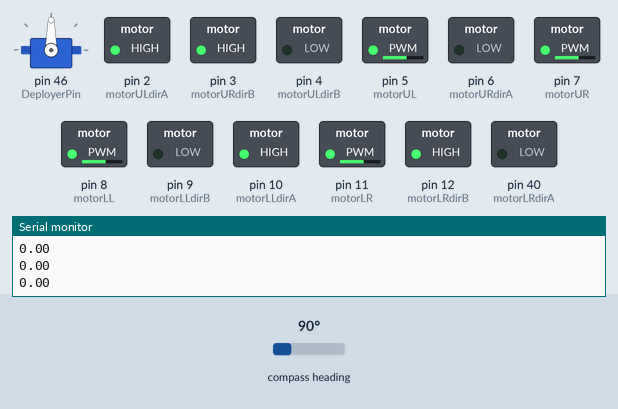
Simulated run of this sketch. Board: Arduino Mega 2560, built with avr-gcc and run on an emulated ATmega2560. On the bench: servo, switched loads named in the sketch (green lamp = pin HIGH), the last lines printed to the serial monitor. Inputs (shaded band) come from the test bench; at power-on: compass heading 90°.

Above: at 3.7 s.
3.8 s: compass heading set to 84°
At 3.81 s:
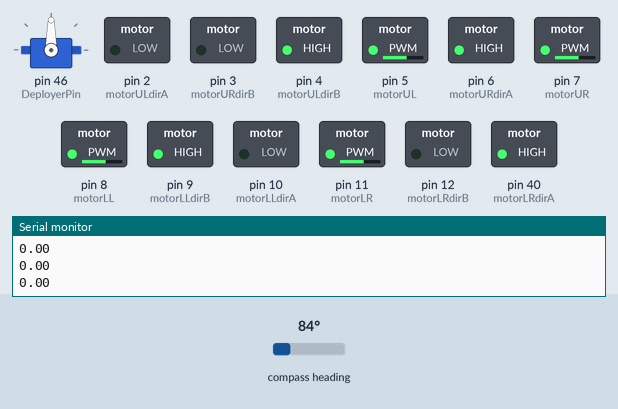
At 4.3 s:
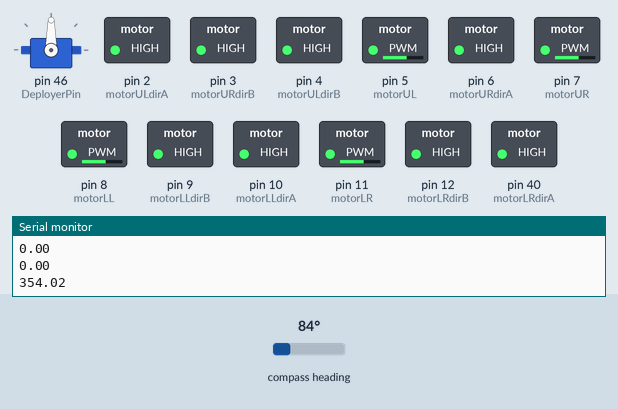
Timing chart, 0 to 6.8 s (numbered marks = the images above; inputs shaded):
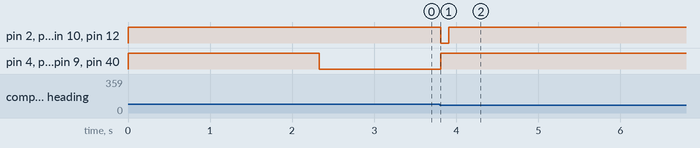

Measured:
- the behaviour switches between 90 and 89° on compass heading (found by bisection; images 0 and 1)
- after the input at 3.8 s, pin 2 (motorULdirA), pin 3 (motorURdirB), pin 10 (motorLLdirA), pin 12 (motorLRdirB): HIGH → LOW at once, → HIGH 0.10 s later; pin 4 (motorULdirB), pin 6 (motorURdirA), pin 9 (motorLLdirB), pin 40 (motorLRdirA): LOW → HIGH at once

The sketch:

motors_and_compass.ino
```cpp
#include "Motors.h"
#include "Orientation.h"
#include <Wire.h>

void setup() {
  Serial.begin(9600);
  Serial.println("begin");
  MotorsInitialize();
  IMUInitialize();
  delay(2000);
  ////////////////////////
  ReadCompass();
  int TempCompass=Compass;
  if(TempCompass<270){
    while(Compass<TempCompass+90){
      RotateRight(150);
      ReadCompass();
      Serial.println(Compass);
    }
  } else {
    while(Compass>180 || Compass<TempCompass-270){
      RotateRight(150);
      ReadCompass();
      Serial.println(Compass);
    }
  }
  RotateLeft(150);
  delay(100);
  MotorsStop();
}


void loop() {

}
```

Motors.h
```cpp
#include <Servo.h>
#define DeployerPin 46
Servo Deployer;
#define motorUL 5
#define motorULdirA 2
#define motorULdirB 4
#define motorLL 8
#define motorLLdirA 10
#define motorLLdirB 9
#define motorUR 7
#define motorURdirA 6
#define motorURdirB 3
#define motorLR 11
#define motorLRdirA 40
#define motorLRdirB 12
int KitCounter=0;

void MotorsStop(){
  digitalWrite(motorULdirA, HIGH);
  digitalWrite(motorULdirB, HIGH);
  digitalWrite(motorURdirA, HIGH);
  digitalWrite(motorURdirB, HIGH);
  digitalWrite(motorLLdirA, HIGH);
  digitalWrite(motorLLdirB, HIGH);
  digitalWrite(motorLRdirA, HIGH);
  digitalWrite(motorLRdirB, HIGH);
  delay(200);
}

void MotorsInitialize(){
  Deployer.attach(DeployerPin);
  Deployer.write(90);
  pinMode(motorUL, OUTPUT);
  pinMode(motorULdirA, OUTPUT);
  pinMode(motorULdirB, OUTPUT);
  pinMode(motorLL, OUTPUT);
  pinMode(motorLLdirA, OUTPUT);
  pinMode(motorLLdirB, OUTPUT);
  pinMode(motorUR, OUTPUT);
  pinMode(motorURdirA, OUTPUT);
  pinMode(motorURdirB, OUTPUT);
  pinMode(motorLR, OUTPUT);
  pinMode(motorLRdirA, OUTPUT);
  pinMode(motorLRdirB, OUTPUT);
  MotorsStop();
}

void URForward(){
  digitalWrite(motorURdirA, HIGH);
  digitalWrite(motorURdirB, LOW);
}

void URBackwards(){
  digitalWrite(motorURdirA, LOW);
  digitalWrite(motorURdirB, HIGH);
}

void ULForward(){
  digitalWrite(motorULdirA, HIGH);
  digitalWrite(motorULdirB, LOW);
}

void ULBackwards(){
  digitalWrite(motorULdirA, LOW);
  digitalWrite(motorULdirB, HIGH);
}

void LRForward(){
  digitalWrite(motorLRdirA, HIGH);
  digitalWrite(motorLRdirB, LOW);
}

void LRBackwards(){
  digitalWrite(motorLRdirA, LOW);
  digitalWrite(motorLRdirB, HIGH);
}

void LLForward(){
  digitalWrite(motorLLdirA, HIGH);
  digitalWrite(motorLLdirB, LOW);
}

void LLBackwards(){
  digitalWrite(motorLLdirA, LOW);
  digitalWrite(motorLLdirB, HIGH);
}

void MoveForward(int speed){
  ULForward();
  LLForward();
  URForward();
  LRForward();
  analogWrite(motorUL, speed);
  analogWrite(motorLL, speed);
  analogWrite(motorUR, speed);
  analogWrite(motorLR, speed);
}


void MoveBackwards(int speed){
  ULBackwards();
  LLBackwards();
  URBackwards();
  LRBackwards();
  analogWrite(motorUL, speed);
  analogWrite(motorLL, speed);
  analogWrite(motorUR, speed);
  analogWrite(motorLR, speed);
}


void RotateLeft(int speed){
  ULBackwards();
  LLBackwards();
  URForward();
  LRForward();
  analogWrite(motorUL, speed);
  analogWrite(motorLL, speed);
  analogWrite(motorUR, speed);
  analogWrite(motorLR, speed);
}


void RotateRight(int speed){
  ULForward();
  LLForward();
  URBackwards();
  LRBackwards();
  analogWrite(motorUL, speed);
  analogWrite(motorLL, speed);
  analogWrite(motorUR, speed);
  analogWrite(motorLR, speed);
}

void IntroduceRight(int speed){
  ULForward();
  LLForward();
  analogWrite(motorUL, speed);
  analogWrite(motorLL, speed);
  analogWrite(motorUR, 0);
  analogWrite(motorLR, 0);
}

void IntroduceLeft(int speed){
  URForward();
  LRForward();
  analogWrite(motorUL, 0);
  analogWrite(motorLL, 0);
  analogWrite(motorUR, speed);
  analogWrite(motorLR, speed);
}


void StrafeLeft(int speed){
  ULBackwards();
  LLForward();
  URForward();
  LRBackwards();
  analogWrite(motorUL, speed);
  analogWrite(motorLL, speed);
  analogWrite(motorUR, speed);
  analogWrite(motorLR, speed);
}


void StrafeRight(int speed){
  ULForward();
  LLBackwards();
  URBackwards();
  LRForward();
  analogWrite(motorUL, speed);
  analogWrite(motorLL, speed);
  analogWrite(motorUR, speed);
  analogWrite(motorLR, speed);
}


void DeployKitLeft(){
	Deployer.write(150);
  delay(500);
  Deployer.write(65);
  delay(500);
  Deployer.write(90);
  delay(500);
  KitCounter++;
}

void DeployKitRight(){
  Deployer.write(30);
  delay(500);
  Deployer.write(110);
  delay(500);
  Deployer.write(90);
  delay(500);
  KitCounter++;
}
```

Orientation.h
```cpp
#include <MPU6050.h>
#include <HMC5883L.h>
MPU6050 accelgyro;
HMC5883L compass;
int16_t GyroscopeX=0;
int16_t GyroscopeY=0;
int16_t GyroscopeZ=0;
int16_t AccelerationX=0;
int16_t AccelerationY=0;
int16_t AccelerationZ=0;
float Inclination=90;
float Compass=0;
float CompassError=0;
int Quadrant=3; //1=left 2=right 3=up 4=down


void ReadCompass(){
  Vector norm = compass.readNormalize();
  float heading = atan2(norm.YAxis, norm.XAxis);
  if (heading < 0){
    heading += 2 * PI;
  }
  if(heading > 2 * PI){
    heading -= 2 * PI;
  }
  Compass = heading*(180/M_PI);
  Compass -= CompassError;
  if(Compass<0){
    Compass+=360;
  }
  if(Compass>=315 || Compass<=45){
    Quadrant=3;
  } else if(Compass>=45 && Compass<=135){
    Quadrant=2;
  } else if(Compass>=135 && Compass<=225){
    Quadrant=4;
  } else {
    Quadrant=1;
  }
}

void ReadAccel(){
  accelgyro.getMotion6(&AccelerationX, &AccelerationY, &AccelerationZ, &GyroscopeX, &GyroscopeY, &GyroscopeZ);
  Inclination = map(AccelerationY, -16600, 17000, 0, 180);
}


void IMUInitialize(){
	Wire.begin();
	accelgyro.initialize();
	accelgyro.setSleepEnabled(false);
	while (!compass.begin())
  {
    Serial.println("Could not find a valid HMC5883L sensor, check wiring!");
  }
  compass.setRange(HMC5883L_RANGE_1_3GA);
  compass.setMeasurementMode(HMC5883L_CONTINOUS);
  compass.setDataRate(HMC5883L_DATARATE_30HZ);
  compass.setSamples(HMC5883L_SAMPLES_8);
  compass.setOffset(-23, -135);
  for(int cont=0;cont<100;cont++){
     ReadCompass();
  }
  CompassError=Compass;
}
```
